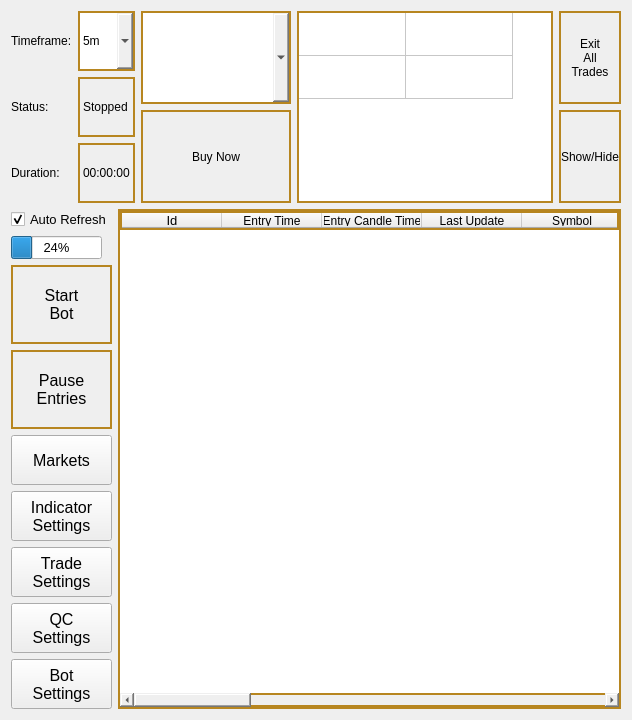
      <widget class="QWidget" name="tabTrades">
       <property name="styleSheet">
        <string notr="true"/>
       </property>
       <attribute name="title">
        <string>Trades</string>
       </attribute>
       <layout class="QGridLayout" name="gridLayout_26">
        <item row="0" column="0" rowspan="2" colspan="2">
         <layout class="QGridLayout" name="gridLayout_2">
          <item row="0" column="1">
           <widget class="QComboBox" name="drpBotTimeframe">
            <property name="sizePolicy">
             <sizepolicy hsizetype="Preferred" vsizetype="Preferred">
              <horstretch>0</horstretch>
              <verstretch>0</verstretch>
             </sizepolicy>
            </property>
            <property name="minimumSize">
             <size>
              <width>0</width>
              <height>0</height>
             </size>
            </property>
            <property name="maximumSize">
             <size>
              <width>300</width>
              <height>16777215</height>
             </size>
            </property>
            <property name="styleSheet">
             <string notr="true">border: 2px solid #b78620;</string>
            </property>
            <property name="currentText">
             <string>5m</string>
            </property>
            <property name="currentIndex">
             <number>1</number>
            </property>
            <item>
             <property name="text">
              <string>1m</string>
             </property>
            </item>
            <item>
             <property name="text">
              <string>5m</string>
             </property>
            </item>
            <item>
             <property name="text">
              <string>1h</string>
             </property>
            </item>
            <item>
             <property name="text">
              <string>1d</string>
             </property>
            </item>
           </widget>
          </item>
          <item row="0" column="0">
           <widget class="QLabel" name="timeframeLabel">
            <property name="sizePolicy">
             <sizepolicy hsizetype="Preferred" vsizetype="Preferred">
              <horstretch>0</horstretch>
              <verstretch>0</verstretch>
             </sizepolicy>
            </property>
            <property name="styleSheet">
             <string notr="true"/>
            </property>
            <property name="text">
             <string>Timeframe:</string>
            </property>
           </widget>
          </item>
          <item row="1" column="0">
           <widget class="QLabel" name="statusLabel">
            <property name="sizePolicy">
             <sizepolicy hsizetype="Preferred" vsizetype="Preferred">
              <horstretch>0</horstretch>
              <verstretch>0</verstretch>
             </sizepolicy>
            </property>
            <property name="styleSheet">
             <string notr="true"/>
            </property>
            <property name="text">
             <string>Status:</string>
            </property>
           </widget>
          </item>
          <item row="1" column="1">
           <widget class="QLabel" name="lblBotStatus">
            <property name="sizePolicy">
             <sizepolicy hsizetype="Preferred" vsizetype="Preferred">
              <horstretch>0</horstretch>
              <verstretch>0</verstretch>
             </sizepolicy>
            </property>
            <property name="maximumSize">
             <size>
              <width>300</width>
              <height>16777215</height>
             </size>
            </property>
            <property name="styleSheet">
             <string notr="true">border: 2px solid #b78620;</string>
            </property>
            <property name="text">
             <string>Stopped</string>
            </property>
           </widget>
          </item>
          <item row="2" column="0">
           <widget class="QLabel" name="openTradesLabel">
            <property name="sizePolicy">
             <sizepolicy hsizetype="Preferred" vsizetype="Preferred">
              <horstretch>0</horstretch>
              <verstretch>0</verstretch>
             </sizepolicy>
            </property>
            <property name="styleSheet">
             <string notr="true"/>
            </property>
            <property name="text">
             <string>Duration:</string>
            </property>
           </widget>
          </item>
          <item row="2" column="1">
           <widget class="QLabel" name="lblBotRunTime">
            <property name="sizePolicy">
             <sizepolicy hsizetype="Preferred" vsizetype="Preferred">
              <horstretch>0</horstretch>
              <verstretch>0</verstretch>
             </sizepolicy>
            </property>
            <property name="maximumSize">
             <size>
              <width>300</width>
              <height>16777215</height>
             </size>
            </property>
            <property name="styleSheet">
             <string notr="true">border: 2px solid #b78620;</string>
            </property>
            <property name="text">
             <string>00:00:00</string>
            </property>
           </widget>
          </item>
         </layout>
        </item>
        <item row="0" column="2">
         <widget class="QComboBox" name="drpSymbolBuyNow">
          <property name="sizePolicy">
           <sizepolicy hsizetype="Minimum" vsizetype="Minimum">
            <horstretch>0</horstretch>
            <verstretch>0</verstretch>
           </sizepolicy>
          </property>
          <property name="minimumSize">
           <size>
            <width>150</width>
            <height>0</height>
           </size>
          </property>
          <property name="maximumSize">
           <size>
            <width>140</width>
            <height>16777215</height>
           </size>
          </property>
          <property name="styleSheet">
           <string notr="true">border: 2px solid #b78620;</string>
          </property>
         </widget>
        </item>
        <item row="0" column="3" rowspan="2">
         <widget class="QTableWidget" name="tblQuickStats">
          <property name="sizePolicy">
           <sizepolicy hsizetype="Expanding" vsizetype="Expanding">
            <horstretch>0</horstretch>
            <verstretch>0</verstretch>
           </sizepolicy>
          </property>
          <property name="minimumSize">
           <size>
            <width>0</width>
            <height>0</height>
           </size>
          </property>
          <property name="maximumSize">
           <size>
            <width>16777215</width>
            <height>16777215</height>
           </size>
          </property>
          <property name="baseSize">
           <size>
            <width>0</width>
            <height>0</height>
           </size>
          </property>
          <property name="styleSheet">
           <string notr="true">border: 2px solid #b78620;</string>
          </property>
          <property name="wordWrap">
           <bool>false</bool>
          </property>
          <property name="cornerButtonEnabled">
           <bool>false</bool>
          </property>
          <attribute name="horizontalHeaderVisible">
           <bool>false</bool>
          </attribute>
          <attribute name="horizontalHeaderDefaultSectionSize">
           <number>107</number>
          </attribute>
          <attribute name="horizontalHeaderHighlightSections">
           <bool>false</bool>
          </attribute>
          <attribute name="verticalHeaderVisible">
           <bool>false</bool>
          </attribute>
          <attribute name="verticalHeaderDefaultSectionSize">
           <number>43</number>
          </attribute>
          <attribute name="verticalHeaderHighlightSections">
           <bool>false</bool>
          </attribute>
          <attribute name="verticalHeaderMinimumSectionSize">
           <number>26</number>
          </attribute>
          <row>
           <property name="text">
            <string>New Row</string>
           </property>
          </row>
          <row>
           <property name="text">
            <string>New Row</string>
           </property>
          </row>
          <column>
           <property name="text">
            <string/>
           </property>
          </column>
          <column>
           <property name="text">
            <string/>
           </property>
          </column>
         </widget>
        </item>
        <item row="0" column="4" rowspan="2">
         <layout class="QVBoxLayout" name="verticalLayout_9">
          <item>
           <widget class="QPushButton" name="btnExitAllTrades">
            <property name="sizePolicy">
             <sizepolicy hsizetype="Minimum" vsizetype="Minimum">
              <horstretch>0</horstretch>
              <verstretch>0</verstretch>
             </sizepolicy>
            </property>
            <property name="minimumSize">
             <size>
              <width>30</width>
              <height>30</height>
             </size>
            </property>
            <property name="maximumSize">
             <size>
              <width>200</width>
              <height>200</height>
             </size>
            </property>
            <property name="baseSize">
             <size>
              <width>0</width>
              <height>0</height>
             </size>
            </property>
            <property name="styleSheet">
             <string notr="true">border: 2px solid #b78620;</string>
            </property>
            <property name="text">
             <string>Exit
All
Trades</string>
            </property>
           </widget>
          </item>
          <item>
           <widget class="QPushButton" name="ShowHide_Trades">
            <property name="sizePolicy">
             <sizepolicy hsizetype="Minimum" vsizetype="Minimum">
              <horstretch>0</horstretch>
              <verstretch>0</verstretch>
             </sizepolicy>
            </property>
            <property name="minimumSize">
             <size>
              <width>30</width>
              <height>30</height>
             </size>
            </property>
            <property name="maximumSize">
             <size>
              <width>200</width>
              <height>200</height>
             </size>
            </property>
            <property name="baseSize">
             <size>
              <width>0</width>
              <height>0</height>
             </size>
            </property>
            <property name="styleSheet">
             <string notr="true">border: 2px solid #b78620;</string>
            </property>
            <property name="text">
             <string>Show/Hide</string>
            </property>
           </widget>
          </item>
         </layout>
        </item>
        <item row="1" column="2">
         <widget class="QPushButton" name="btnBuyNow">
          <property name="sizePolicy">
           <sizepolicy hsizetype="Minimum" vsizetype="Minimum">
            <horstretch>0</horstretch>
            <verstretch>0</verstretch>
           </sizepolicy>
          </property>
          <property name="minimumSize">
           <size>
            <width>150</width>
            <height>0</height>
           </size>
          </property>
          <property name="styleSheet">
           <string notr="true">border: 2px solid #b78620;</string>
          </property>
          <property name="text">
           <string>Buy Now</string>
          </property>
         </widget>
        </item>
        <item row="2" column="1" colspan="4">
         <widget class="QTableWidget" name="tblTrades">
          <property name="enabled">
           <bool>true</bool>
          </property>
          <property name="sizePolicy">
           <sizepolicy hsizetype="Expanding" vsizetype="Expanding">
            <horstretch>0</horstretch>
            <verstretch>0</verstretch>
           </sizepolicy>
          </property>
          <property name="minimumSize">
           <size>
            <width>0</width>
            <height>500</height>
           </size>
          </property>
          <property name="baseSize">
           <size>
            <width>0</width>
            <height>900</height>
           </size>
          </property>
          <property name="styleSheet">
           <string notr="true">border: 2px solid #b78620;

gridStyle: 2px solid #b78620</string>
          </property>
          <property name="alternatingRowColors">
           <bool>true</bool>
          </property>
          <property name="gridStyle">
           <enum>Qt::NoPen</enum>
          </property>
          <property name="sortingEnabled">
           <bool>true</bool>
          </property>
          <attribute name="verticalHeaderVisible">
           <bool>false</bool>
          </attribute>
          <column>
           <property name="text">
            <string>Id</string>
           </property>
           <property name="font">
            <font>
             <family>Segoe UI Historic</family>
             <pointsize>10</pointsize>
            </font>
           </property>
          </column>
          <column>
           <property name="text">
            <string>Entry Time</string>
           </property>
          </column>
          <column>
           <property name="text">
            <string>Entry Candle Time</string>
           </property>
          </column>
          <column>
           <property name="text">
            <string>Last Update</string>
           </property>
          </column>
          <column>
           <property name="text">
            <string>Symbol</string>
           </property>
          </column>
          <column>
           <property name="text">
            <string>Strategy</string>
           </property>
          </column>
          <column>
           <property name="text">
            <string>Entry Price</string>
           </property>
          </column>
          <column>
           <property name="text">
            <string>Current Price</string>
           </property>
          </column>
          <column>
           <property name="text">
            <string>Target Price</string>
           </property>
          </column>
          <column>
           <property name="text">
            <string>SL/TSL</string>
           </property>
          </column>
          <column>
           <property name="text">
            <string>Base Amount</string>
           </property>
          </column>
          <column>
           <property name="text">
            <string>Quote Amount</string>
           </property>
          </column>
          <column>
           <property name="text">
            <string>PL</string>
           </property>
          </column>
          <column>
           <property name="text">
            <string>PL%</string>
           </property>
          </column>
          <column>
           <property name="text">
            <string>Mark Closed</string>
           </property>
          </column>
          <column>
           <property name="text">
            <string>Close Now</string>
           </property>
          </column>
         </widget>
        </item>
        <item row="2" column="0">
         <layout class="QVBoxLayout" name="verticalLayout_2">
          <item>
           <widget class="QCheckBox" name="chkAutoRefreshOpenTrades">
            <property name="font">
             <font>
              <family>Segoe UI Historic</family>
              <pointsize>10</pointsize>
             </font>
            </property>
            <property name="text">
             <string>Auto Refresh</string>
            </property>
            <property name="checked">
             <bool>true</bool>
            </property>
           </widget>
          </item>
          <item>
           <widget class="QProgressBar" name="progressBar">
            <property name="sizePolicy">
             <sizepolicy hsizetype="Fixed" vsizetype="Fixed">
              <horstretch>0</horstretch>
              <verstretch>0</verstretch>
             </sizepolicy>
            </property>
            <property name="minimumSize">
             <size>
              <width>0</width>
              <height>0</height>
             </size>
            </property>
            <property name="font">
             <font>
              <family>Segoe UI Historic</family>
              <pointsize>10</pointsize>
             </font>
            </property>
            <property name="styleSheet">
             <string notr="true"/>
            </property>
            <property name="value">
             <number>24</number>
            </property>
           </widget>
          </item>
          <item>
           <layout class="QGridLayout" name="gridLayout_13">
            <item row="0" column="0">
             <widget class="QPushButton" name="btnStartBot">
              <property name="sizePolicy">
               <sizepolicy hsizetype="Preferred" vsizetype="Preferred">
                <horstretch>0</horstretch>
                <verstretch>0</verstretch>
               </sizepolicy>
              </property>
              <property name="minimumSize">
               <size>
                <width>80</width>
                <height>50</height>
               </size>
              </property>
              <property name="maximumSize">
               <size>
                <width>200</width>
                <height>200</height>
               </size>
              </property>
              <property name="baseSize">
               <size>
                <width>0</width>
                <height>0</height>
               </size>
              </property>
              <property name="font">
               <font>
                <family>Segoe UI Historic</family>
                <pointsize>12</pointsize>
               </font>
              </property>
              <property name="styleSheet">
               <string notr="true">border: 2px solid #b78620;</string>
              </property>
              <property name="text">
               <string>Start
Bot</string>
              </property>
             </widget>
            </item>
            <item row="1" column="0">
             <widget class="QPushButton" name="btnStopEntries">
              <property name="sizePolicy">
               <sizepolicy hsizetype="Preferred" vsizetype="Preferred">
                <horstretch>0</horstretch>
                <verstretch>0</verstretch>
               </sizepolicy>
              </property>
              <property name="minimumSize">
               <size>
                <width>80</width>
                <height>50</height>
               </size>
              </property>
              <property name="maximumSize">
               <size>
                <width>200</width>
                <height>200</height>
               </size>
              </property>
              <property name="baseSize">
               <size>
                <width>0</width>
                <height>0</height>
               </size>
              </property>
              <property name="font">
               <font>
                <family>Segoe UI Historic</family>
                <pointsize>12</pointsize>
               </font>
              </property>
              <property name="styleSheet">
               <string notr="true">border: 2px solid #b78620;</string>
              </property>
              <property name="text">
               <string>Pause
Entries</string>
              </property>
             </widget>
            </item>
            <item row="2" column="0">
             <widget class="QPushButton" name="btn_openMarket">
              <property name="minimumSize">
               <size>
                <width>80</width>
                <height>50</height>
               </size>
              </property>
              <property name="font">
               <font>
                <pointsize>12</pointsize>
               </font>
              </property>
              <property name="styleSheet">
               <string notr="true"/>
              </property>
              <property name="text">
               <string>Markets</string>
              </property>
             </widget>
            </item>
            <item row="3" column="0">
             <widget class="QPushButton" name="btn_openIndi">
              <property name="minimumSize">
               <size>
                <width>80</width>
                <height>50</height>
               </size>
              </property>
              <property name="font">
               <font>
                <pointsize>12</pointsize>
               </font>
              </property>
              <property name="styleSheet">
               <string notr="true"/>
              </property>
              <property name="text">
               <string>Indicator
Settings</string>
              </property>
             </widget>
            </item>
            <item row="4" column="0">
             <widget class="QPushButton" name="btn_openTradet">
              <property name="minimumSize">
               <size>
                <width>80</width>
                <height>50</height>
               </size>
              </property>
              <property name="font">
               <font>
                <pointsize>12</pointsize>
               </font>
              </property>
              <property name="styleSheet">
               <string notr="true"/>
              </property>
              <property name="text">
               <string>Trade
Settings</string>
              </property>
             </widget>
            </item>
            <item row="5" column="0">
             <widget class="QPushButton" name="btn_openQC">
              <property name="minimumSize">
               <size>
                <width>80</width>
                <height>50</height>
               </size>
              </property>
              <property name="font">
               <font>
                <pointsize>12</pointsize>
               </font>
              </property>
              <property name="styleSheet">
               <string notr="true"/>
              </property>
              <property name="text">
               <string>QC
Settings</string>
              </property>
             </widget>
            </item>
            <item row="6" column="0">
             <widget class="QPushButton" name="btn_openBot">
              <property name="minimumSize">
               <size>
                <width>80</width>
                <height>50</height>
               </size>
              </property>
              <property name="font">
               <font>
                <pointsize>12</pointsize>
               </font>
              </property>
              <property name="styleSheet">
               <string notr="true"/>
              </property>
              <property name="text">
               <string>Bot
Settings</string>
              </property>
             </widget>
            </item>
           </layout>
          </item>
         </layout>
        </item>
       </layout>
      </widget>
